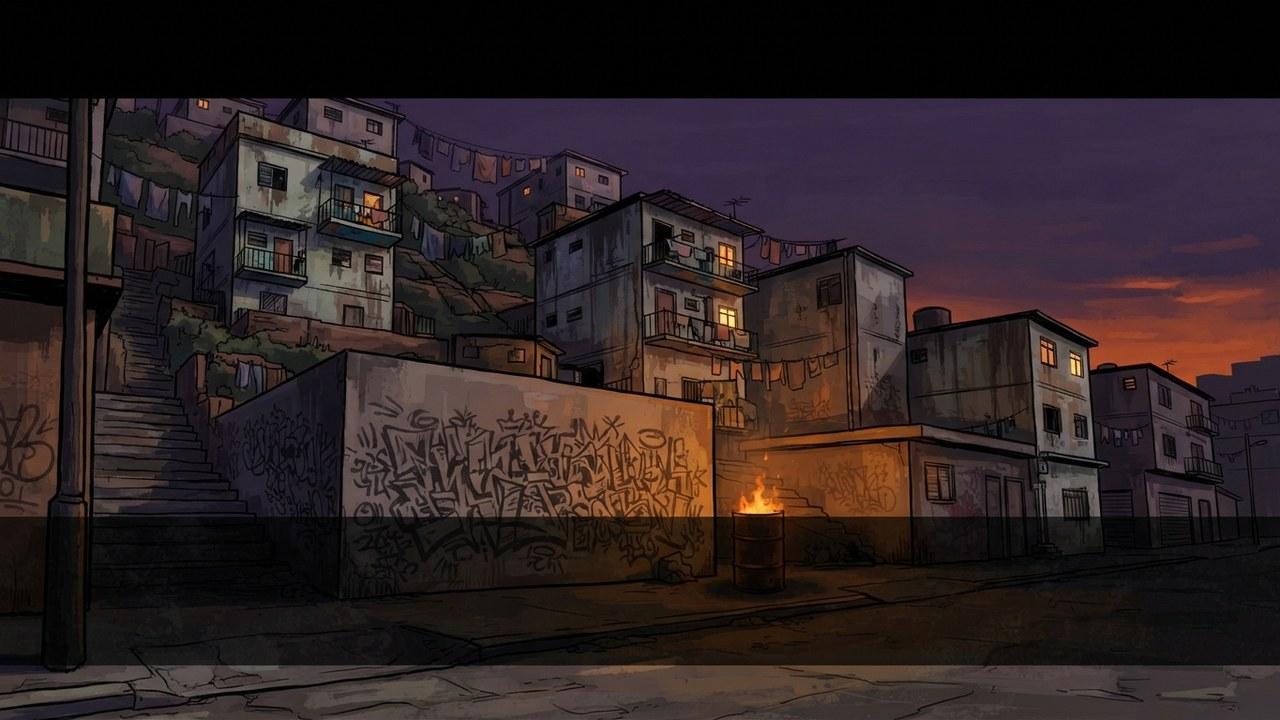
#> input picture arte/cine-barrio.jpg, 1280 x 720 px
$ python -i preparar-sprites.py   (imports and definitions only)
#> lines starting #> are read from the running program, lines starting #| are printed output that depends on the picture; after the words box and inside, x2 and y2 are one past the last pixel; in counts of white or black regions, pixels touching at a corner belong together
#> further down, picture is the input picture: PIL image 1280x720 RGB; mean R, G, B 45.8, 34.4, 35
"""Deja las imagenes de Gemini listas para el juego.

    python herramientas/preparar-sprites.py

Lee lo que haya en sprites/originales/ y escribe en sprites/listos/ los PNG
con el nombre y el tamaño exactos que espera el juego, mas una version de
cada color de la paleta para que no se vean dos coches iguales.

Lo que hace con cada imagen:
  1. Quita el fondo (transparente o color plano de las esquinas).
  2. Se queda SOLO con la mancha grande del medio, que es el coche. Asi se
     van los restos sueltos de las esquinas, incluida la marquita que el
     Playground pega abajo a la derecha. La marca invisible que Google mete
     en el propio color (SynthID) no se toca: sigue ahi y esta bien que siga.
  3. Endereza: si la imagen viene de morro hacia arriba, la gira, porque el
     juego dibuja los coches mirando a la derecha.
  4. Ajusta al tamaño del vehiculo (sale de src/config/vehicles.js).
  5. Saca una copia por color de la paleta, cambiando SOLO el tono de la
     chapa: los cristales, las ruedas y los faros se quedan como estan.
"""

import json
import os
import re
import sys
import colorsys

import numpy as np
from PIL import Image

RAIZ = os.path.dirname(os.path.dirname(os.path.abspath(__file__)))
ORIGEN = os.path.join(RAIZ, 'sprites', 'originales')
DESTINO = os.path.join(RAIZ, 'sprites', 'listos')

# margen que se recorta en los tejados, donde la marca cae dentro del dibujo
MARGEN = 0.04

# Como llamo Pablo a cada imagen -> como se llama en el juego. Si generas mas,
# basta con añadir la linea aqui.
# Las que Gemini saco mirando al otro lado. El juego las quiere con el morro
# a la derecha, asi que estas se voltean.
VOLTEAR = {'avispa'}

# Los que llevan librea no se tiñen: un coche de policia pintado de verde deja
# de ser un coche de policia, y un taxi que no es amarillo tampoco es un taxi.
SIN_TENIR = {'patrulla', 'furgon', 'taxi', 'ambulancia'}

# Los que Gemini saco con la chapa gris: se tine el gris (ver tenir)
CHAPA_GRIS = {'centella'}

ALIAS = {
    'coche 1970s': 'bastion',
    'coche 1980s': 'chinchorro',
    'coche policia': 'patrulla',
    'deportivo': 'velagt',
    'furgon swat': 'furgon',
    'furgoneta': 'carguero',
    'moto': 'avispa',
    'barrio conflictivo': 'conflictivo',
}


# [14 lines left out: function leer_vehiculos, not called in this run]


def quitar_magenta(img):
    """Si el fondo es el magenta plano que pido en los prompts, fuera.

    Es lo mas comodo: ese color no sale en ningun sitio del juego, asi que se
    quita de un tiron y sin tocar el dibujo. Devuelve None si no era magenta,
    para que se siga con el metodo del damero.
    """
    img = img.convert('RGBA')
    rgb = np.array(img)[:, :, :3].astype(float)
    magenta = np.array([255.0, 0.0, 255.0])
    cerca = np.sqrt(((rgb - magenta) ** 2).sum(axis=2)) < 120
#> cerca: shape (720, 1280) bool; every value is 0
    # 19-nov-2026: Gemini a veces da un magenta apagado, (200, 70, 175), que
    # se quedaba fuera y dejaba el fondo pegado (el senador, la enfermera). Se
    # mide el color real del borde y, si es magenta-ish, se quita tambien.
    borde = np.concatenate([rgb[:4].reshape(-1, 3), rgb[-4:].reshape(-1, 3),
                            rgb[:, :4].reshape(-1, 3), rgb[:, -4:].reshape(-1, 3)])
    fondo = np.median(borde, axis=0)
#> fondo = [35, 27, 31]
    if fondo[0] > 150 and fondo[2] > 130 and fondo[1] < 120:
        cerca = cerca | (np.sqrt(((rgb - fondo) ** 2).sum(axis=2)) < 75)
    if cerca.mean() < 0.12:
        return None

    a = np.array(img)
    a[:, :, 3][cerca] = 0
    return Image.fromarray(a, 'RGBA')


def quitar_fondo(img, convexo=True):
    """Se queda con el vehiculo y tira el fondo.

    El fondo que pinta Gemini es un damero con degradados y ruido, asi que
    perseguir sus colores uno a uno no lleva a ningun sitio: a la primera de
    cambio se come las ventanas del coche, que son del mismo negro.

    Lo que si es seguro: UN COCHE VISTO DESDE ARRIBA ES CONVEXO. Asi que se
    marcan los pixeles que NO pueden ser fondo (los que se apartan de los dos
    tonos del damero), y despues, fila a fila, se rellena todo lo que queda
    entre el primero y el ultimo. Las ventanas y el capo negro quedan dentro
    del relleno, y el damero, fuera.
    """
    # si ya viene recortada (Pablo se lo quita a mano a veces), no se toca
    img = img.convert('RGBA')
    if (np.array(img)[:, :, 3] < 40).mean() > 0.08:
        return img

    limpia = quitar_magenta(img)
    if limpia is not None:
        return limpia

    img = img.convert('RGBA')
    a = np.array(img).astype(np.int16)
    al, an = a.shape[:2]
    rgb = a[:, :, :3].astype(float)

    # los dos tonos del fondo, medidos en el marco
    grueso = max(10, min(al, an) // 10)
    marco = np.concatenate([
        rgb[:grueso].reshape(-1, 3), rgb[-grueso:].reshape(-1, 3),
        rgb[:, :grueso].reshape(-1, 3), rgb[:, -grueso:].reshape(-1, 3),
    ])
    luz = marco.mean(axis=1)
    corte = (luz.min() + luz.max()) / 2
#> corte = 53
    tonos = [marco[luz <= corte], marco[luz > corte]]
    tonos = [np.median(t, axis=0) for t in tonos if len(t) > 50]
#> tonos = [[1, 1, 1], [73, 59, 57]]

    lejos = np.ones((al, an), dtype=bool)
    for t in tonos:
        lejos &= np.sqrt(((rgb - t) ** 2).sum(axis=2)) > 62
#> this loop made 2 passes
#> pass 1, in quitar_fondo, `lejos &= np.sqrt(((rgb - t) ** 2).sum(axis=2)) > 62`:
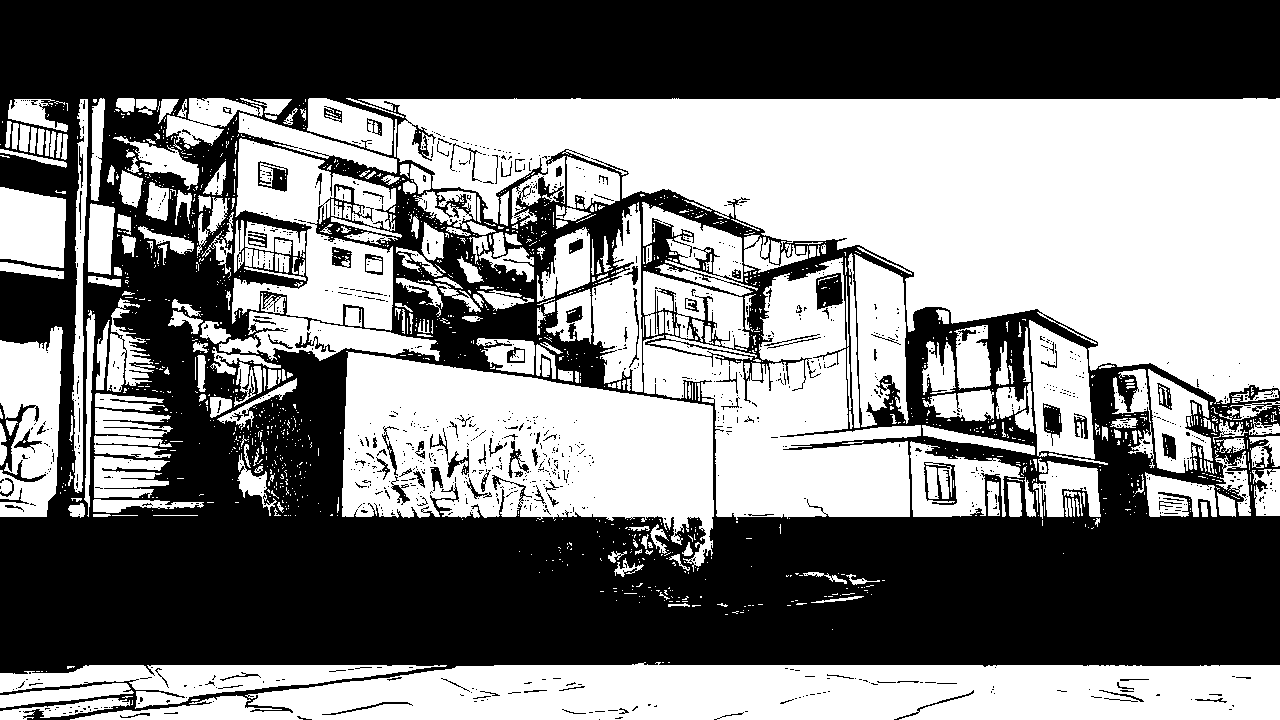
#> lejos: shape (720, 1280) bool; 49% white; 1564 white regions (1251 under 20 px), largest, box (x1, y1, x2, y2) and area: (358, 98, 1280, 404) 147230, (70, 662, 1280, 720) 53953, (342, 351, 714, 572) 48452

    # fuera el ruido suelto: un pixel solo no es un coche
    vecinos = np.zeros((al, an), dtype=np.int16)
    for dy in (-1, 0, 1):
        for dx in (-1, 0, 1):
            if dx == 0 and dy == 0:
                continue
            vecinos += np.roll(np.roll(lejos, dy, axis=0), dx, axis=1).astype(np.int16)
    seguro = lejos & (vecinos >= 4)
#> seguro: shape (720, 1280) bool; 4.5% white; 251 white regions (156 under 20 px), largest, box (x1, y1, x2, y2) and area: (512, 377, 714, 519) 10975, (1071, 321, 1280, 386) 7618, (728, 453, 806, 516) 3016

    if not convexo:
        # una persona tiene huecos de verdad (entre el brazo y el cuerpo), asi
        # que aqui manda el color y no la silueta
        a[:, :, 3][~seguro] = 0
        return Image.fromarray(a.astype(np.uint8), 'RGBA')

    # relleno por filas y por columnas: la interseccion deja la silueta limpia
    relleno = np.zeros((al, an), dtype=bool)
    for y in range(al):
        xs = np.flatnonzero(seguro[y])
        if len(xs) >= 6:
            relleno[y, xs[0]:xs[-1] + 1] = True
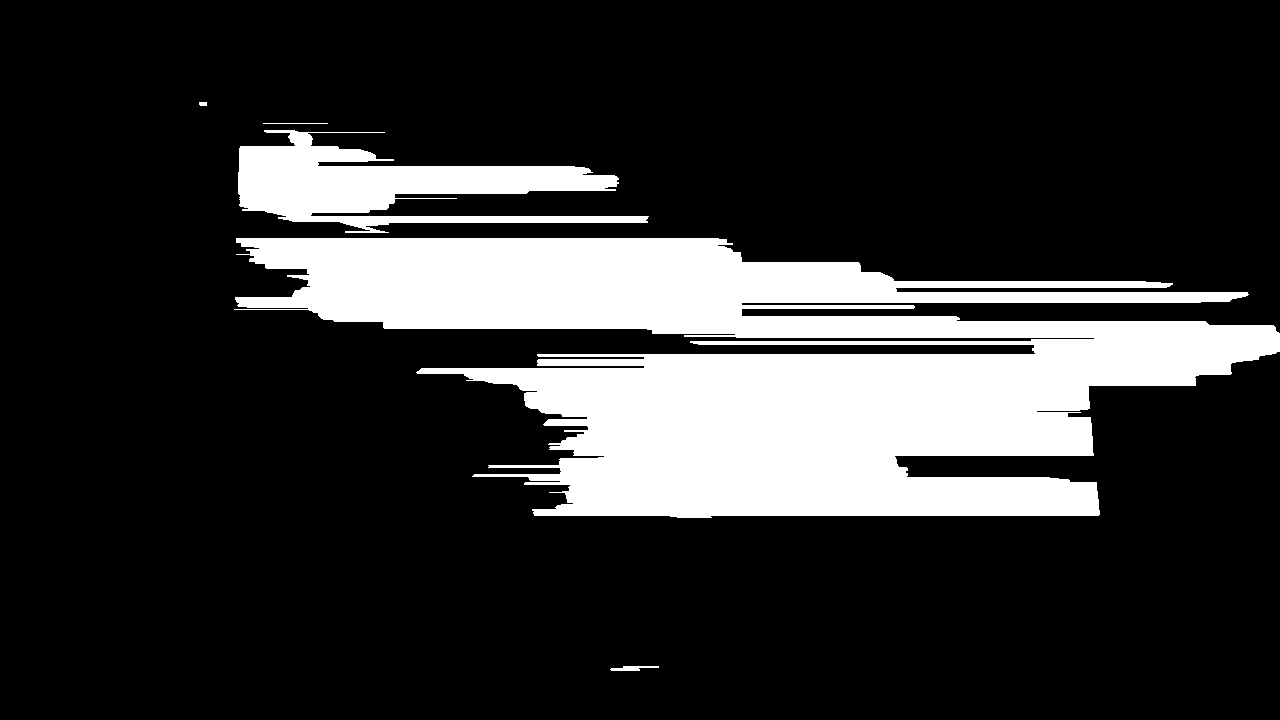
#> relleno: shape (720, 1280) bool; 19.3% white; 5 white regions, box (x1, y1, x2, y2) and area: (234, 238, 1280, 518) 158992, (238, 130, 649, 233) 18566, (610, 666, 659, 671) 159, (263, 123, 328, 124) 65, (199, 102, 207, 106) 31
    porColumnas = np.zeros((al, an), dtype=bool)
    for x in range(an):
        ys = np.flatnonzero(seguro[:, x])
        if len(ys) >= 4:
            porColumnas[ys[0]:ys[-1] + 1, x] = True
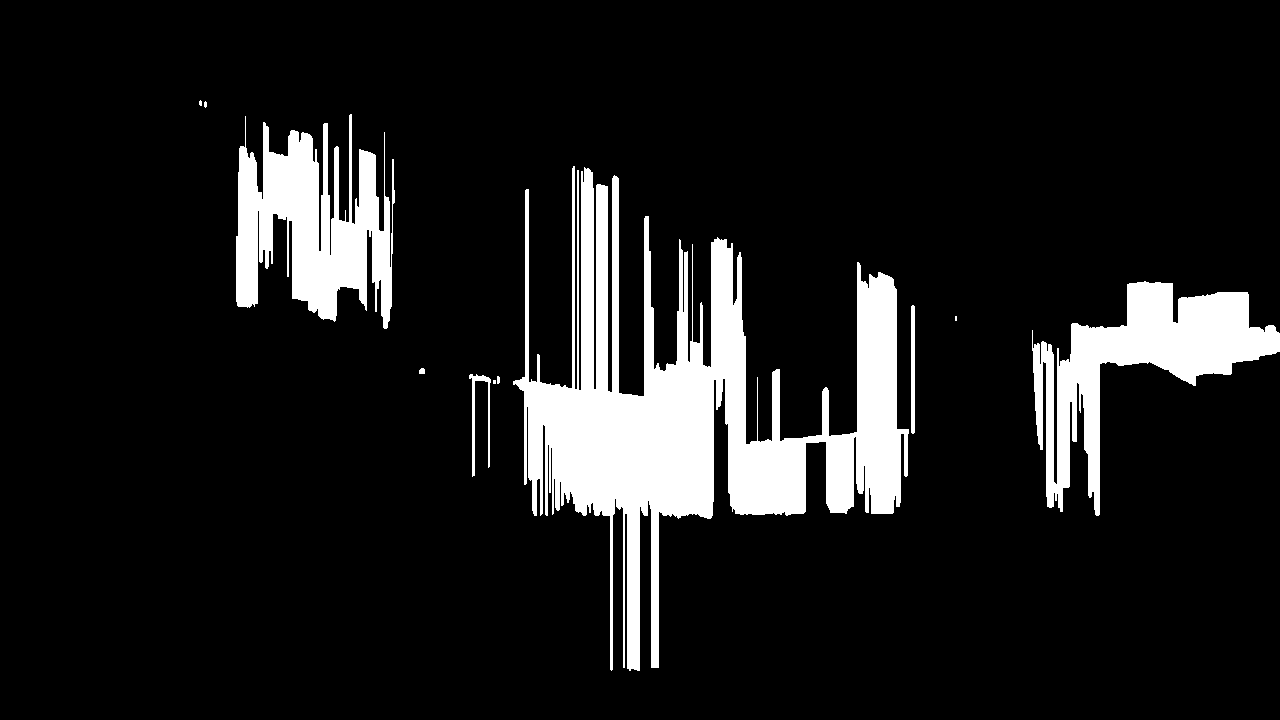
#> porColumnas: shape (720, 1280) bool; 11.3% white; 11 white regions (4 under 20 px), largest, box (x1, y1, x2, y2) and area: (513, 166, 909, 671) 64321, (1032, 281, 1280, 516) 19517, (236, 114, 395, 329) 19127

    dentro = relleno & porColumnas
#> dentro: shape (720, 1280) bool; 9.1% white; 138 white regions (55 under 20 px), largest, box (x1, y1, x2, y2) and area: (513, 354, 909, 518) 40440, (1057, 321, 1280, 411) 10591, (238, 130, 319, 222) 5287
    a[:, :, 3][~dentro] = 0
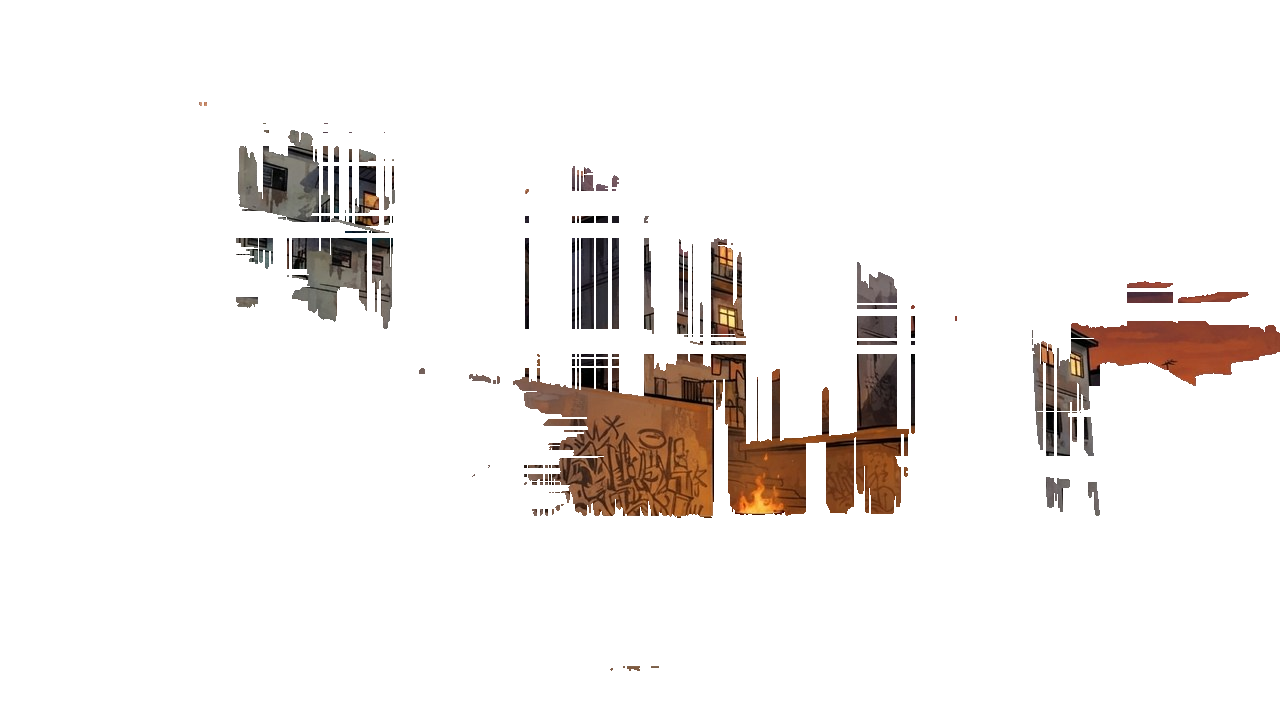
#> a: shape (720, 1280, 4) int16; mean R, G, B, A 45.8, 34.4, 35, 23.1; transparent parts drawn white
    return Image.fromarray(a.astype(np.uint8), 'RGBA')


# [30 lines left out: function mancha_principal, not called in this run]


def recortar(img):
    caja = img.getbbox()
    return img.crop(caja) if caja else img


# [97 lines left out: functions enderezar, encajar, tenir, preparar_coches, recortar_borde_blanco, not called in this run]


# Tejados que Gemini saco con un trozo de fachada asomando por un lado (la
# perspectiva se le escapa): fraccion de la imagen que se corta por abajo.
CORTE_ABAJO = {'piso-comercial': 0.09}


# [104 lines left out: functions quitar_transparencia, preparar_edificios, not called in this run]


# Como se llama cada personaje en el juego. El jugador tiene tres cuerpos
# porque engorda comiendo y se pone fuerte peleando, y eso se ve.
PERSONAJES = {
    'jugador-normal': 'player-foto',
    'jugador-gordo': 'player-gordo',
    'jugador-fuerte': 'player-fuerte',
    'policia': 'officer',
    'swat': 'swat',
    'banda-roja': 'gang-rompiente',
    'banda-verde': 'gang-verdial',
    'banda-morada': 'gang-amarres',
    'peaton-1': 'ped-0',
    'peaton-2': 'ped-1',
    'peaton-3': 'ped-2',
    'peaton-4': 'ped-3',
    'peaton-5': 'ped-4',
    'peaton-6': 'ped-5',
    'peaton-7': 'ped-6',
    'peaton-8': 'ped-7',
    'peaton-9': 'ped-8',
    'peaton-10': 'ped-9',
    'peaton-11': 'ped-10',
    'peaton-12': 'ped-11',
    'peaton-13': 'ped-12',
    'peaton-14': 'ped-13',
    'peaton-15': 'ped-14',
    'peaton-16': 'ped-15',
    # 4-oct-2026: mas gente por la calle (NPCSystem.PIELES_CALLE los usa en
    # cuanto existen) y los tres jefes en persona, plantados donde dan los
    # encargos (MissionSystem)
    **{f'peaton-{n}': f'ped-{n - 1}' for n in range(17, 29)},
    'jefe-consul': 'jefe-consul',
    'jefe-chispa': 'jefe-chispa',
    'jefe-dona': 'jefe-dona',
}

# El lienzo es de 32 px, pero la persona ocupa 23: es lo que mide la que
# dibuja el juego (22x24), y si la foto llena los 32 el personaje sale un 45%
# mas grande que su propia sombra y que su circulo de colision.
LADO_PERSONAJE = 32
LADO_CUERPO = 23


# [55 lines left out: functions preparar_personajes, preparar_iconos, not called in this run]


# Los objetos de la calle: nombre del fichero -> (clave en el juego, ancho,
# alto). Salen algo mas grandes que el dibujo por codigo de antes (la maquina
# era de 14x20): a ese tamaño una imagen de verdad se queda en un borron.
#
# DOS maquinas (maquina-1, maquina-2) para que no sea siempre la misma por la
# acera; PickupSystem.plantarMaquinas elige una al azar por sitio. Ya no hay
# "arma" generica: el arma tirada en el suelo usa el icono DE ESA arma
# (icono-pistola, icono-bate...), que ya existe en sprites/originales/iconos/.
OBJETOS = {
    'maquina-1': ('maquina-1', 20, 28),
    'maquina-2': ('maquina-2', 20, 28),
    'corazon': ('corazon', 28, 28),
    'caja': ('crate', 24, 24),
}


# [96 lines left out: functions preparar_objetos, preparar_cine, main, not called in this run]


# [2 lines not run here, left out]

>>> from PIL import Image
>>> picture = Image.open('../arte/cine-barrio.jpg')
>>> result = quitar_fondo(picture)
